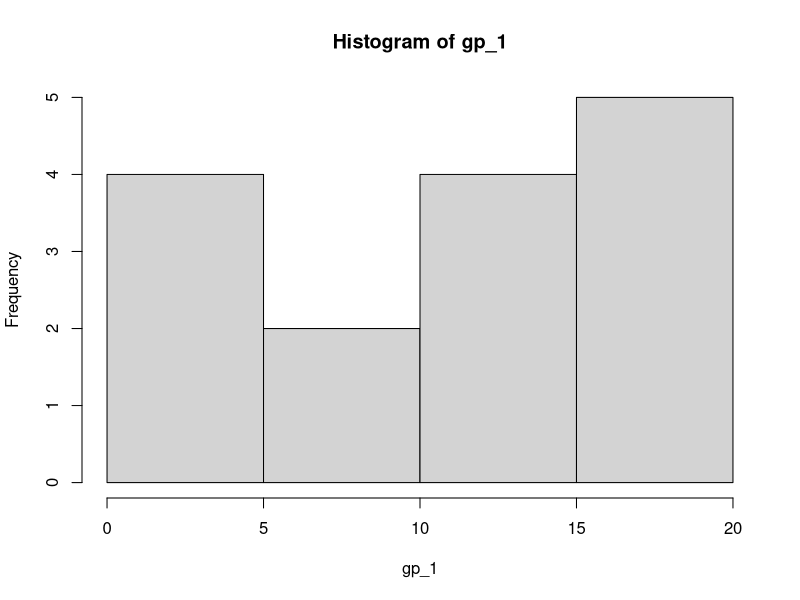
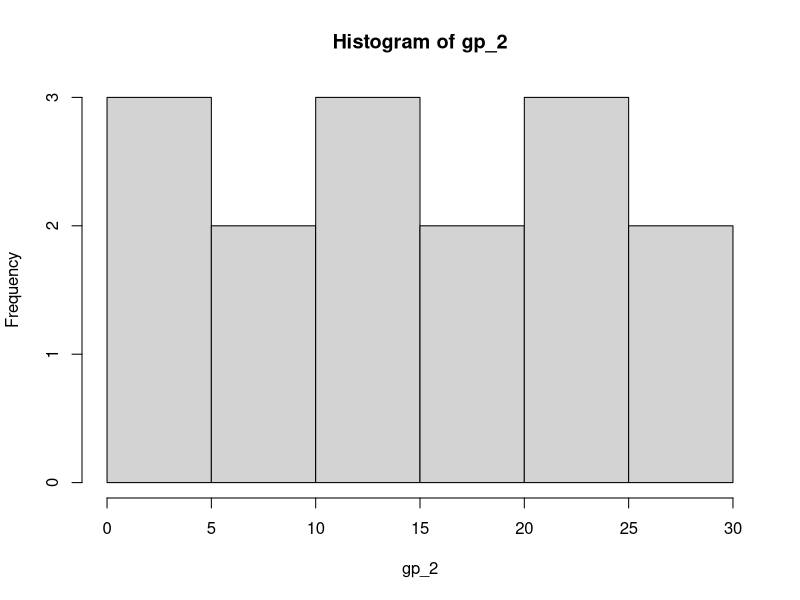
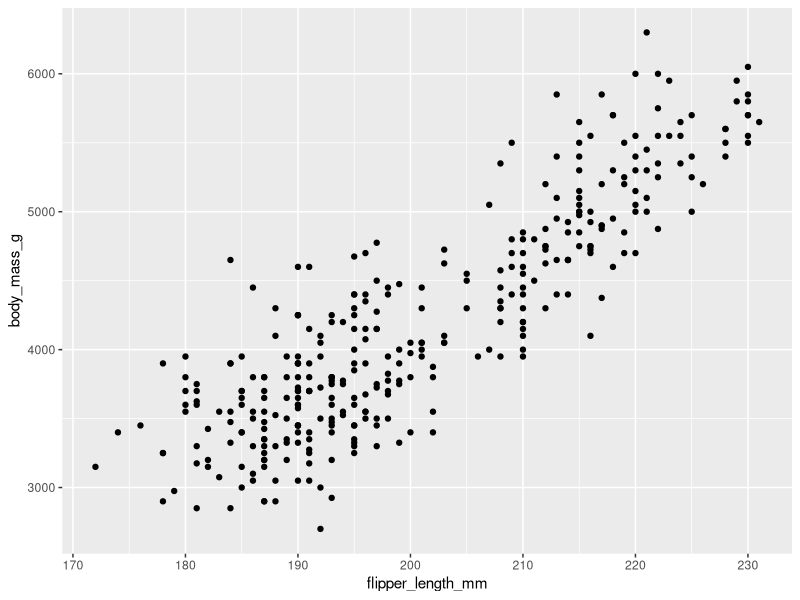
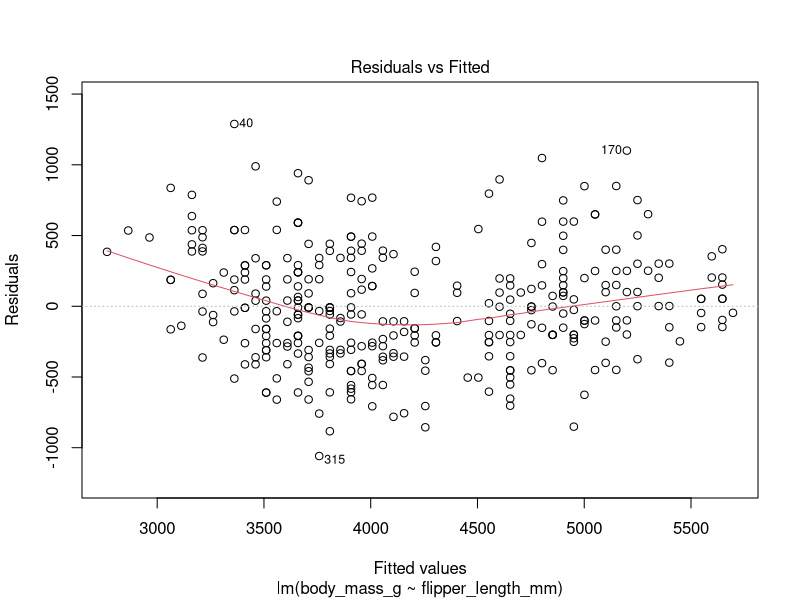
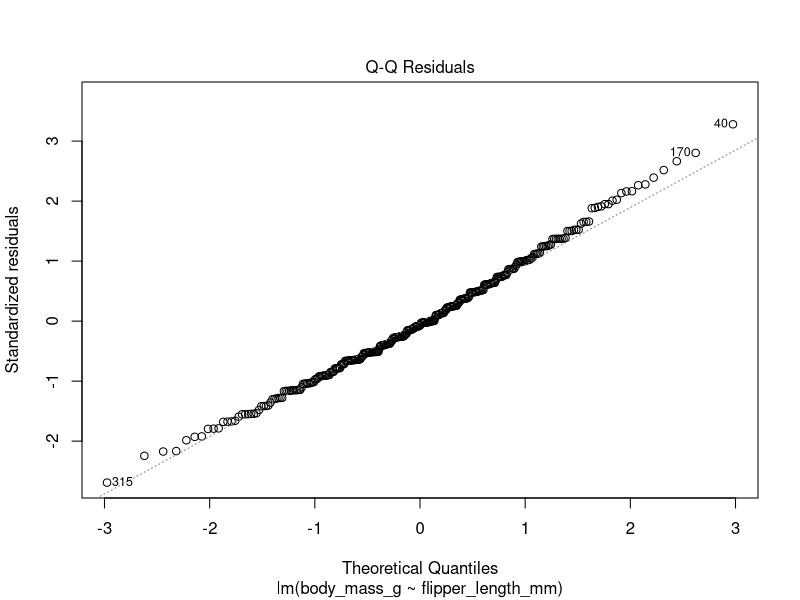
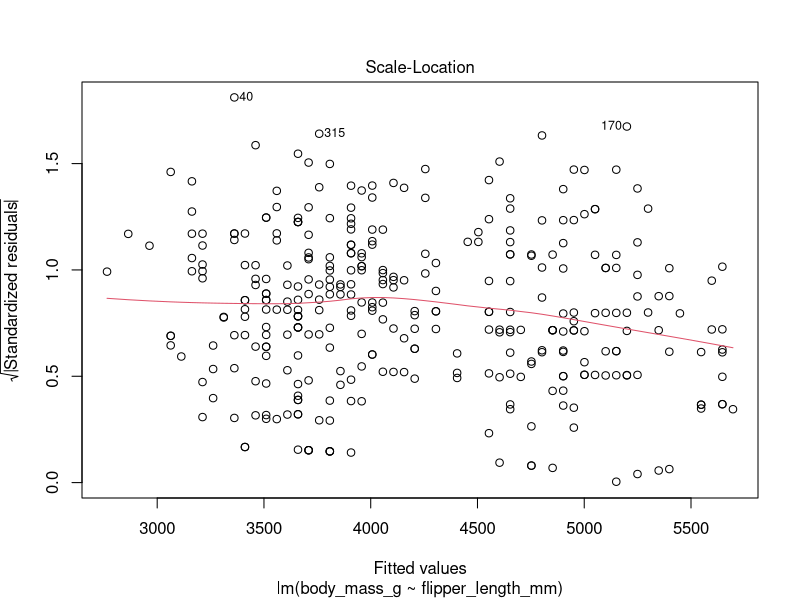
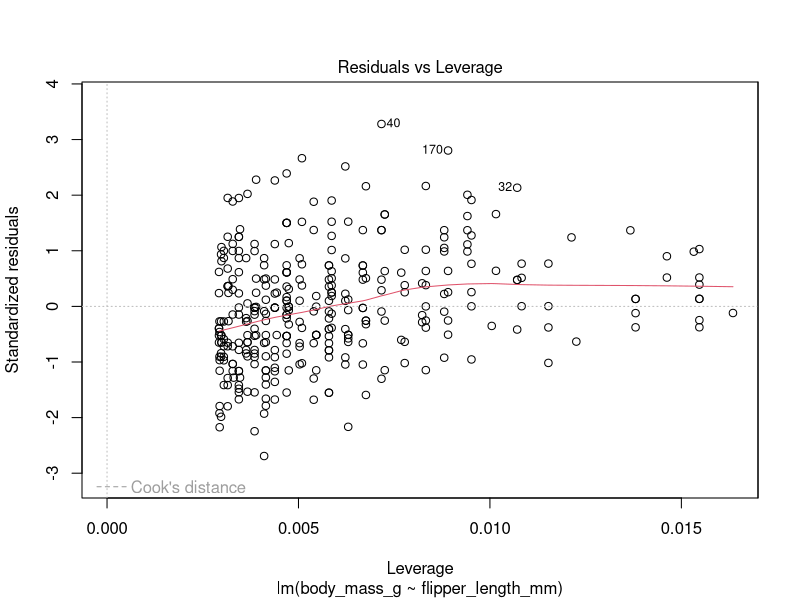
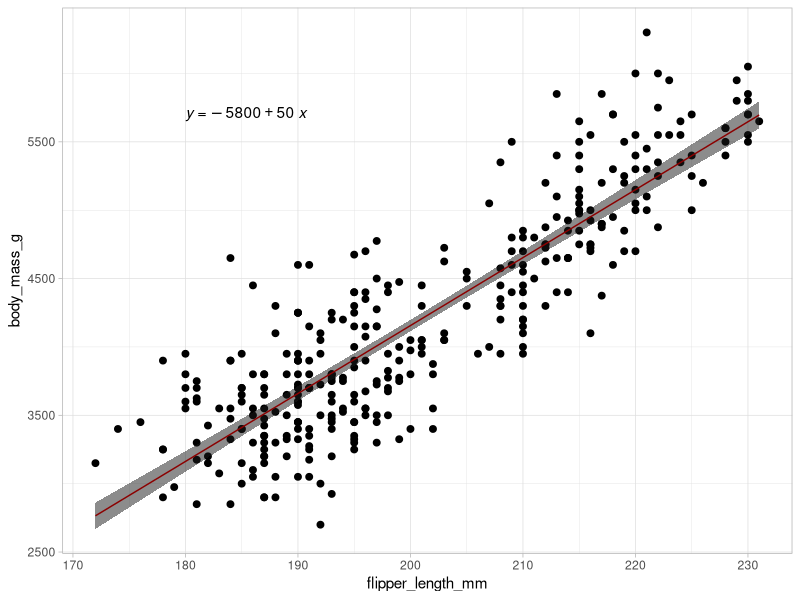

The R source for these figures, in order:
## ---- chunk 1
knitr::opts_chunk$set(echo = TRUE, warning = FALSE, message = FALSE)
library(tidyverse)
library(palmerpenguins)
library(broom)
library(ggpubr)
## ---- chunk 2
set.seed(1414)
gp_1 <- sample.int(20, size = 15, replace = TRUE)

set.seed(1424)
gp_2 <- sample.int(30, size = 15, replace = TRUE)
## ---- chunk 3
hist(gp_1)
## ---- chunk 4
hist(gp_2)
## ---- chunk 5
my_mwu <- wilcox.test(gp_1, gp_2)
## ---- chunk 6
ggplot(data = penguins, aes(x = flipper_length_mm, y = body_mass_g)) +
  geom_point()
## ---- chunk 7
#make the model using lm(dependent ~ independent, data)
penguin_lm <- lm(body_mass_g ~ flipper_length_mm, data = penguins)

#show the model using summary()
summary(penguin_lm)
## ---- chunk 8
penguin_lm_tidy <- broom::tidy(penguin_lm)
## ---- chunk 9
penguin_int <- penguin_lm_tidy$estimate[1]
penguin_int
## ---- chunk 10
penguin_coef <- penguin_lm_tidy$estimate[2]
penguin_coef
## ---- chunk 11
penguin_lm_out <- broom::glance(penguin_lm)
penguin_lm_out
## ---- chunk 12
plot(penguin_lm)
## ---- chunk 13
ggplot(data = penguins, aes(x = flipper_length_mm, y = body_mass_g)) +
  geom_point(size = 2) +
  geom_smooth(method = "lm",
              color = "darkred",
              size = 0.5,
              fill = "grey10",
              alpha = 0.5) +
  theme_light() +
  ggpubr::stat_regline_equation(label.x = 180, label.y = 5700) 
#last line adds the equaltion to the chart, the label positions the equation on the chart at certain x and y coordinates
## ---- chunk 14
penguins_cor <- cor.test(penguins$flipper_length_mm, penguins$body_mass_g)
